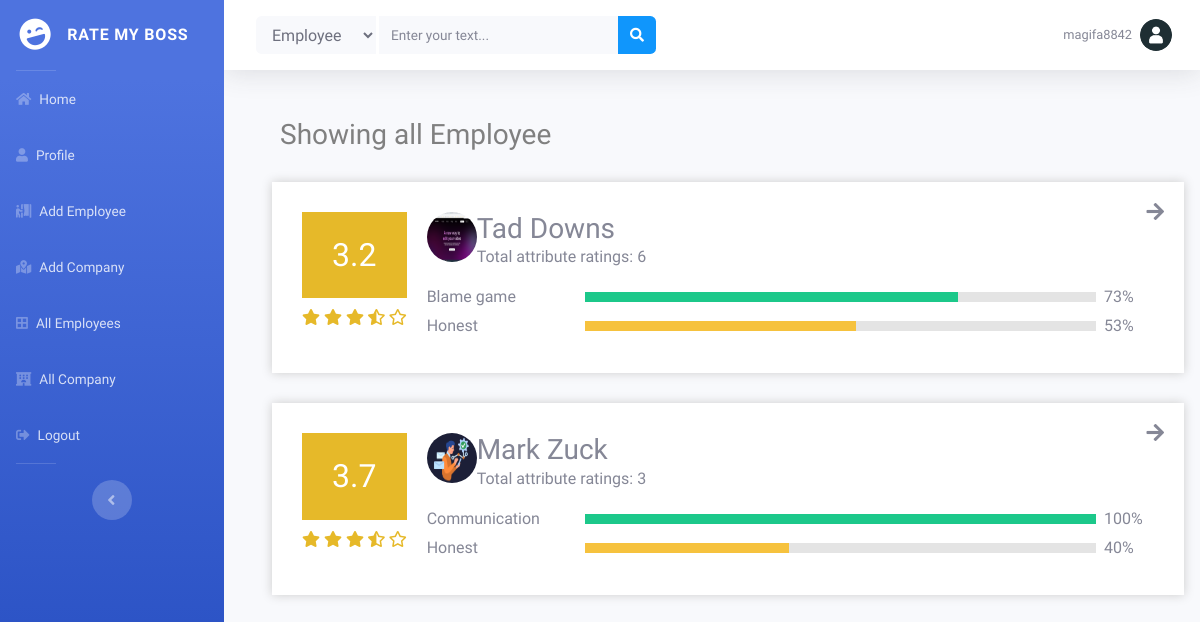
Page /all-employees/ (signed in) on the committed database.
### main/models.py (models this page shows, shortened)
class Employee(models.Model):
    EMPLOYEE_TYPE = (
        ('Boss', 'Boss'),
        ('Manager', 'Manager'),
        ('Employee', 'Employee'),
    )
    name = models.CharField(max_length=100)
    company = models.ForeignKey('Company', on_delete=models.SET_NULL, blank=True, null=True)
    employee_type = models.CharField(max_length=100, choices=EMPLOYEE_TYPE, default='Employee')
    email = models.CharField(max_length=100, blank=True, null=True)
    photo = models.ImageField(upload_to='images/', blank=True, null=True)
    about = models.TextField(blank=True, null=True)
    social_media_link = models.CharField(max_length=500, blank=True, null=True)
    created_by = models.ForeignKey(User, on_delete=models.SET_NULL, null=True)
    created_at = models.DateTimeField(auto_now_add=True)
    updated_at = models.DateTimeField(auto_now=True)
    def get_total_rating(self):
        ratings = EmployeeRating.objects.filter(employee=self)
        return len(ratings)
    def get_average_rating(self):
        ratings = EmployeeRating.objects.filter(employee=self)
        if ratings:
            total = 0
            for rating in ratings:
                total += rating.rating
            return float("{:.1f}".format(total / len(ratings)))
        else:
            return 0
    def get_star(self):
        average_rating = self.get_average_rating()
        stars = []
        for i in range(1, 6):
            if i <= average_rating:
                stars.append('fas fa-star')
            elif i - average_rating < 1:
                stars.append('fas fa-star-half-alt')
            else:
                stars.append('far fa-star')
        return stars
    def get_top_two_ratings(self):
        ratings = EmployeeRating.objects.filter(employee=self).order_by('-rating')
        if len(ratings) < 2:
            return ratings
        top_two = []
        top_two.append(ratings[0])
        top_two.append(ratings[len(ratings)-1])
        return top_two

class EmployeeRating(models.Model):
    user = models.ForeignKey(User, on_delete=models.CASCADE)
    employee = models.ForeignKey(Employee, on_delete=models.CASCADE)
    attribute = models.CharField(max_length=100)
    rating = models.IntegerField()
    text = models.TextField(blank=True, null=True)
    is_default = models.BooleanField(default=False)
    created_at = models.DateTimeField(auto_now_add=True)
    updated_at = models.DateTimeField(auto_now=True)
    def get_percentage(self):
        ratings = EmployeeRating.objects.filter(employee=self.employee, attribute=self.attribute)
        total = 0
        for rating in ratings:
            total += rating.rating
        return int((total / (len(ratings)*5)) * 100)

### main/views.py (the view)
# urls.py: path('all-employees/', views.all_employees, name='all_employees'),
def all_employees(request):
    employees = Employee.objects.all()
    context = {
        'employees': employees,
    }
    return render(request, 'main/search_employee.html', context)

### account/context_processors.py (called while the page is built)
def user_profile(request):
    if request.user.is_authenticated:
        user_profile = UserProfile.objects.filter(user=request.user).first()
        return {'user_profile': user_profile}
    return {}

### templates/main/search_employee.html (shortened to what this page needs)
{% extends 'includes/base.html' %}
{% load static %}
{% block body %}
{% block head %}
<link rel="stylesheet" href="{% static 'css/search.css' %}">
{% endblock %}
<div class="container my-5">
    <div class="card-profile mx-2 my-4">
        <section class="wrapper product" style="width: 100%; margin: 0 16px; justify-content: start">
            <h3 class="section-name" style="text-align: left; color: black; margin-bottom: 12px; margin-left: 8px">
                {% if request.GET.q %}
                    <span style="color: gray;">Showing Employee result for:</span> {{request.GET.q}}
                {% else %}
                    <span style="color: gray;">Showing all Employee</span>
                {% endif %}
            </h3>
            {% for roommate in employees %}
                <a href="{% url 'main:employee' roommate.id %}" style="text-decoration: none; color: inherit">
                    <div class="search-main-div2">
                        <i class="fas fa-arrow-right"></i>
                        <div class="search-main-div">
                            <div class="div1">
                                <h2 class="p-4 div1-text fw-bold text-center">
                                    {{roommate.get_average_rating}}
                                </h2>
                                {% for star in roommate.get_star %}
                                    <i class="{{star}}" style="color: rgb(230, 185, 41);"></i>
                                {% endfor %}
                            </div>
                            <div class="div2">
                                <div class="d-flex">
                                    <img src="{% if roommate.photo %}{{ roommate.photo.url }}{% else %}{% static 'images/user.png' %}{% endif %}"
                                        alt="img"
                                        class="rounded-circle" width="50" height="50">
                                    <div class="ms-3">
                                        <h3 class="mb-0 ms-1">
                                            {{roommate.name}}
                                        </h3>
                                        <div class="mb-3 ms-1">Total attribute ratings: {{roommate.get_total_rating}}</div>
                                    </div>
                                </div>
                                {% for r in roommate.get_top_two_ratings %}
                                <div class="div2-maindiv">
                                    <p class="fw-bold mb-0" style="width: 150px">
                                        {{r.attribute}}
                                    </p>
                                    <div class="emtydiv">
                                        <p class=" mb-0 h-100
                                        {% if r.get_percentage < 30 %}
                                            bg-danger
                                        {% elif r.get_percentage < 70 %}
                                            bg-warning
                                        {% else %}
                                            bg-success
                                        {% endif %}
                                        " style="width:{{r.get_percentage}}%"></p>
                                    </div>
                                    <p class="fw-bold mb-0" style="width: 50px">
                                        {{r.get_percentage}}%
                                    </p>
                                </div>
                                {% endfor %}
                            </div>
                        </div>
                    </div>
                </a>
            {% endfor %}
        </section>
    </div>
</div>
  {% endblock %}

### templates/includes/base.html (shortened to what this page needs)
{% load static %}
<!DOCTYPE html>
<html lang="en">
<head>
    <link href="https://cdnjs.cloudflare.com/ajax/libs/font-awesome/5.13.0/css/all.min.css" rel="stylesheet">
    <link rel="stylesheet" href="{% static "css/sb-admin-2.min.css" %}">
    <link rel="stylesheet" href="{% static "css/index.css" %}">
</head>
<body id="page-top">
    <div id="wrapper">
        <ul class="navbar-nav bg-gradient-primary sidebar sidebar-dark accordion toggled" id="accordionSidebar">
            <a class="sidebar-brand d-flex align-items-center justify-content-center" href="{% url "main:home" %}">
                <div class="sidebar-brand-icon rotate-n-15">
                    <i class="fas fa-laugh-wink"></i>
                </div>
                <div class="sidebar-brand-text mx-3">Rate My Boss</div>
            </a>
            <hr class="sidebar-divider my-0">
            <li class="nav-item">
                <a class="nav-link" href="{% url "main:home" %}">
                    <i class="fas fa-home"></i>
                    <span>Home</span></a>
            </li>
            <li class="nav-item">
                <a class="nav-link" href="{% url "account:profile" %}">
                    <i class="fas fa-user"></i>
                    <span>Profile</span>
                </a>
            </li>
            <li class="nav-item">
                <a class="nav-link" href="{% url "main:add_employee" %}">
                    <i class="fas fa-person-booth"></i>
                    <span>Add Employee</span>
                </a>
            </li>
            <li class="nav-item">
                <a class="nav-link" href="{% url "main:add_address" %}">
                    <i class="fas fa-map-marked-alt pe-2"></i>
                    <span>Add Company</span>
                </a>
            </li>
            <li class="nav-item">
                <a class="nav-link" href="{% url "main:all_employees" %}">
                    <i class="fas fa-border-all"></i>
                    <span>All Employees</span>
                </a>
            </li>
            <li class="nav-item">
                <a class="nav-link" href="{% url "main:all_addresses" %}">
                    <i class="fas fa-hotel"></i>
                    <span>All Company</span>
                </a>
            </li>
            <li class="nav-item">
                <a class="nav-link" href="{% url "account:logout" %}">
                    <i class="fas fa-sign-out-alt"></i>
                    <span>Logout</span>
                </a>
            </li>
            <hr class="sidebar-divider d-none d-md-block">
            <div class="text-center d-none d-md-inline">
                <button class="rounded-circle border-0" id="sidebarToggle"></button>
            </div>
        </ul>
        <div id="content-wrapper" class="d-flex flex-column">
            <div id="content">
                <nav class="navbar navbar-expand navbar-light bg-white topbar mb-0 static-top shadow">
                    <form action="{% url "main:search_employee" %}" method="GET"
                        class="nav-search-form d-none d-sm-inline-block form-inline mr-auto ml-md-3 my-2 my-md-0 mw-100 navbar-search">
                        <div class="input-group">
                            <select name="" class="select-style form-control bg-light border-0 small mr-1" style="min-width: 120px">
                                <option value="Employee">Employee</option>
                            </select>
                            <input type="text" class="form-control bg-light border-0 small" placeholder="Enter your text..."
                                aria-label="Search" aria-describedby="basic-addon2" name="q">
                            <div class="input-group-append">
                                <button class="btn btn-primary" type="submit">
                                    <i class="fas fa-search fa-sm"></i>
                                </button>
                            </div>
                        </div>
                    </form>
                    <ul class="navbar-nav ml-auto">
                        {% if user.is_authenticated %}
                        <li class="nav-item dropdown no-arrow">
                            <a class="nav-link dropdown-toggle" href="#" id="userDropdown" role="button"
                                data-toggle="dropdown" aria-haspopup="true" aria-expanded="false">
                                <span class="mr-2 d-none d-lg-inline text-gray-600 small">
                                    {{ user.username }}
                                </span>
                                {% if user_profile.profile_picture %}
                                    <img class="img-profile rounded-circle"
                                        src="{{ user_profile.profile_picture.url }}">
                                {% else %}
                                    <img class="img-profile rounded-circle"
                                        src="{% static "images/user.png" %}">
                                {% endif %}
                            </a>
                        </li>
                        {% else %}
                        <li class="nav-item mr-3">
                            <a class="btn btn-primary" href="{% url "account:login" %}" class="nav-link">Login</a>
                        </li>
                        {% endif %}
                    </ul>
                </nav>
                <div class="">
                    {% block body %}{% endblock %}
                </div>
            </div>
        </div>
    </div>
    </body>
</html>

### static/css/index.css (style rules this page uses)
* { margin: 0; padding: 0; box-sizing: border-box; font-family: 'Ubuntu', sans-serif; }
hr { margin-left: 0; max-width: 40px; }
.select-style { max-width: 100px; }

### static/css/search.css (style rules this page uses)
.search-main-div2 { padding: 30px; position: relative; background: white; box-shadow: 0 0 10px #ccc; margin: 0 0 30px 0; gap: 20px; margin: 30px auto; transition: all 0.3s ease-in-out; cursor: pointer; }
.search-main-div { display: flex; align-items: start; gap: 20px; }
.fa-arrow-right { position: absolute; top: 20px; right: 20px; font-size: 20px; }
.div1-text { background: rgb(230, 185, 41); color: white; }
.div2 { flex-grow: 1; }
.div2-maindiv { display: flex; align-items: center; justify-content: space-between; gap: 8px; margin-bottom: 5px; }
.emtydiv { flex-grow: 1; height: 10px; background: rgb(228, 228, 228); }

### rows in the picture
Employee: get_average_rating "3.2", photo (picture), name "Tad Downs", get_total_rating "6"
EmployeeRating: attribute "Blame game", get_percentage "73"
EmployeeRating: attribute "Honest", get_percentage "53"
Employee: get_average_rating "3.7", photo (picture), name "Mark Zuck", get_total_rating "3"
EmployeeRating: attribute "Communication", get_percentage "100"
EmployeeRating: attribute "Honest", get_percentage "40"

### other values in the picture
{{ user.username }} "magifa8842"
